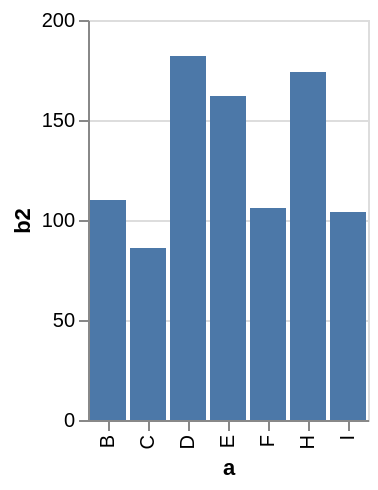

Write a Vega-Lite specification for this figure.
### Vega specification from a JSON file in a GitHub repository (floating-point values rounded to 4 significant figures)
{"$schema": "https://vega.github.io/schema/vega/v5.json", "description": "A simple bar chart with embedded data that uses a filter and calculate.", "background": "white", "padding": 5, "height": 200, "style": "cell", "data": [{"name": "source_0", "values": [{"a": "A", "b": 28}, {"a": "B", "b": 55}, {"a": "C", "b": 43}, {"a": "G", "b": 19}, {"a": "H", "b": 87}, {"a": "I", "b": 52}, {"a": "D", "b": 91}, {"a": "E", "b": 81}, {"a": "F", "b": 53}]}, {"name": "data_0", "source": "source_0", "transform": [{"type": "formula", "expr": "2*datum.b", "as": "b2"}, {"type": "filter", "expr": "datum.b2 > 60"}, {"type": "stack", "groupby": ["a"], "field": "b2", "sort": {"field": [], "order": []}, "as": ["b2_start", "b2_end"], "offset": "zero"}, {"type": "filter", "expr": "isValid(datum[\"b2\"]) && isFinite(+datum[\"b2\"])"}]}], "signals": [{"name": "x_step", "value": 20}, {"name": "width", "update": "bandspace(domain('x').length, 0.1, 0.05) * x_step"}], "marks": [{"name": "marks", "type": "rect", "style": ["bar"], "from": {"data": "data_0"}, "encode": {"update": {"fill": {"value": "#4c78a8"}, "ariaRoleDescription": {"value": "bar"}, "description": {"signal": "\"a: \" + (isValid(datum[\"a\"]) ? datum[\"a\"] : \"\"+datum[\"a\"]) + \"; b2: \" + (format(datum[\"b2\"], \"\"))"}, "x": {"scale": "x", "field": "a"}, "width": {"scale": "x", "band": 1}, "y": {"scale": "y", "field": "b2_end"}, "y2": {"scale": "y", "field": "b2_start"}}}}], "scales": [{"name": "x", "type": "band", "domain": {"data": "data_0", "field": "a", "sort": true}, "range": {"step": {"signal": "x_step"}}, "paddingInner": 0.1, "paddingOuter": 0.05}, {"name": "y", "type": "linear", "domain": {"data": "data_0", "fields": ["b2_start", "b2_end"]}, "range": [{"signal": "height"}, 0], "nice": true, "zero": true}], "axes": [{"scale": "y", "orient": "left", "gridScale": "x", "grid": true, "tickCount": {"signal": "ceil(height/40)"}, "domain": false, "labels": false, "aria": false, "maxExtent": 0, "minExtent": 0, "ticks": false, "zindex": 0}, {"scale": "x", "orient": "bottom", "grid": false, "title": "a", "labelAlign": "right", "labelAngle": 270, "labelBaseline": "middle", "zindex": 0}, {"scale": "y", "orient": "left", "grid": false, "title": "b2", "labelOverlap": true, "tickCount": {"signal": "ceil(height/40)"}, "zindex": 0}], "config": {"normalizedNumberFormat": ".2%"}}
